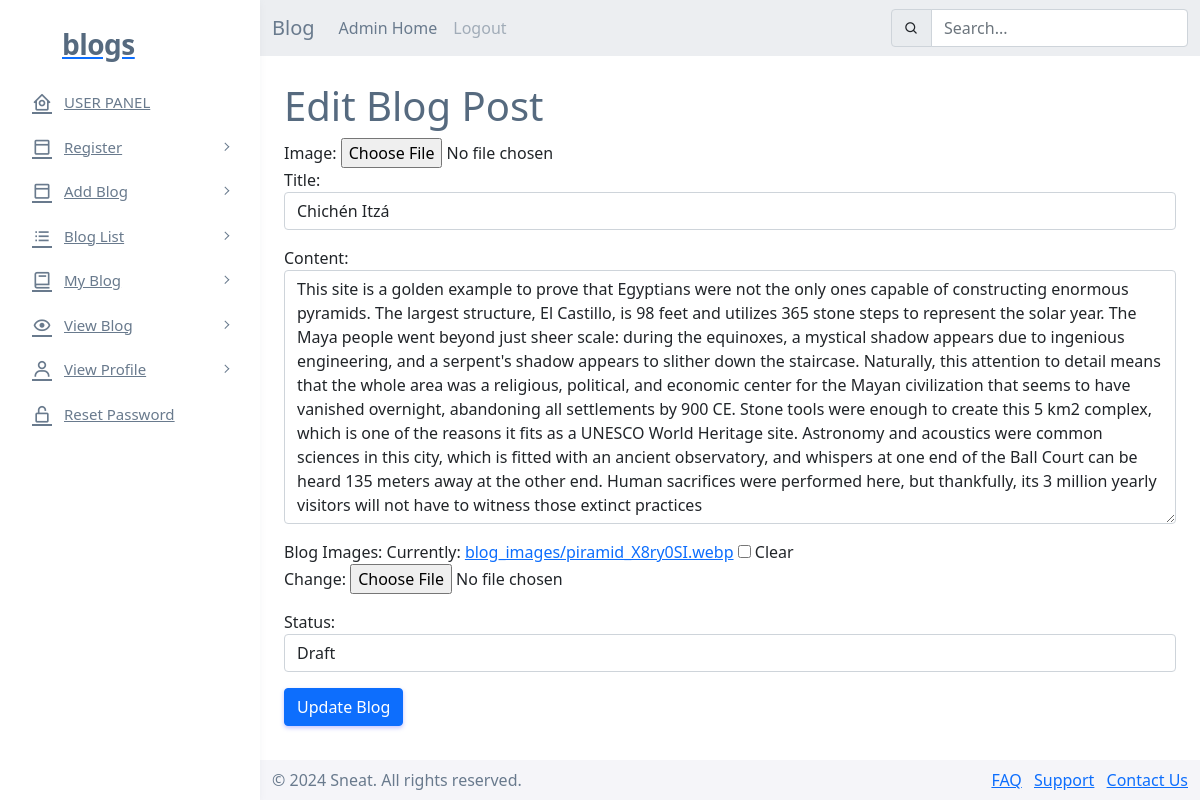
/userpanel/edit_blog/51/ (signed in), run on the app's committed database.
### adminpanel/models.py (models this page shows, shortened)
class Blog(models.Model):
    STATUS_CHOICES = (
        ('draft', 'Draft'),
        ('published', 'Published'),
        ('archived', 'Archived'),
    )
    title = models.CharField(max_length=255)
    content = models.TextField()
    blog_image = models.ImageField(upload_to='blog_images/', blank=True, null=True)
    status = models.CharField(max_length=20, choices=STATUS_CHOICES, default='draft')
    author = models.ForeignKey(User, on_delete=models.CASCADE)
    created_at = models.DateTimeField(auto_now_add=True)
    visible = models.BooleanField(default=True)

### userpanel/views.py (the view)
# urls.py: path('edit_blog/<int:blog_id>/', edit_blog, name='edit_blog'),
@login_required
def edit_blog(request, blog_id):
    blog = get_object_or_404(Blog, id=blog_id)
    if blog.author != request.user:
        return HttpResponseForbidden("You are not allowed to edit this blog post.")
    if request.method == "POST":
        form = BlogForm(request.POST, request.FILES, instance=blog)
        if form.is_valid():
            form.save()
            messages.success(request, "Blog post updated successfully.")
            return redirect('view_blog', blog_id=blog.id)
        else:
            messages.error(request, "There was an error updating the blog post.")
    else:
        form = BlogForm(instance=blog)
    return render(request, 'userpanel/edit_blog.html', {'form': form})

### userpanel/forms.py
class BlogForm(forms.ModelForm):
    title = forms.CharField(
        max_length=255,
        required=True,
        label="Title",
        widget=forms.TextInput(attrs={'class': 'form-control'})
    )
    content = forms.CharField(
        required=True,
        label="Content",
        widget=forms.Textarea(attrs={'class': 'form-control', 'rows': 10})
    )
    blog_image = forms.ImageField(
        required=False,
        label="Blog Images",
        widget=forms.ClearableFileInput(attrs={'class': 'form-control-file'})
    )
    status = forms.ChoiceField(
        choices=Blog.STATUS_CHOICES,
        required=True,
        label="Status",
        widget=forms.Select(attrs={'class': 'form-control'})
    )
    class Meta:
        model = Blog
        fields = ['title', 'content', 'blog_image', 'status']

### Blog_Project/userpanel/templates/userpanel/edit_blog.html (shortened to what this page needs)
{% extends 'userpanel/user_base.html' %}
{% block content %}
<div class="container">
    <h1>Edit Blog Post</h1>
        <div class="form-group">
            <label for="image">Image:</label>
            <input type="file" class="form-control-file" id="image" name="image">
        </div>
        <form method="post" enctype="multipart/form-data">
            {{ form.as_p }}
        <button type="submit" class="btn btn-primary">Update Blog</button>
    </form>
</div>
{% endblock %}

### data on the page
Blog: title "Chichén Itzá", content "This site is a golden example to prove that Egyptians were not the only ones capable of constructing enormous pyramids. The largest structure, El Castillo, is 98 feet and utilizes 365 stone steps to represent the solar year. The Maya people went beyond just sheer scale: during the equinoxes, a mystical shadow appears due to ingenious engineering, and a serpent's shadow appears to slither down the staircase. Naturally, this attention to detail means that the whole area was a religious, political, and economic center for the Mayan civilization that seems to have vanished overnight, abandoning all settlements by 900 CE. Stone tools were enough to create this 5 km2 complex, which is one of the…", status "Draft"
